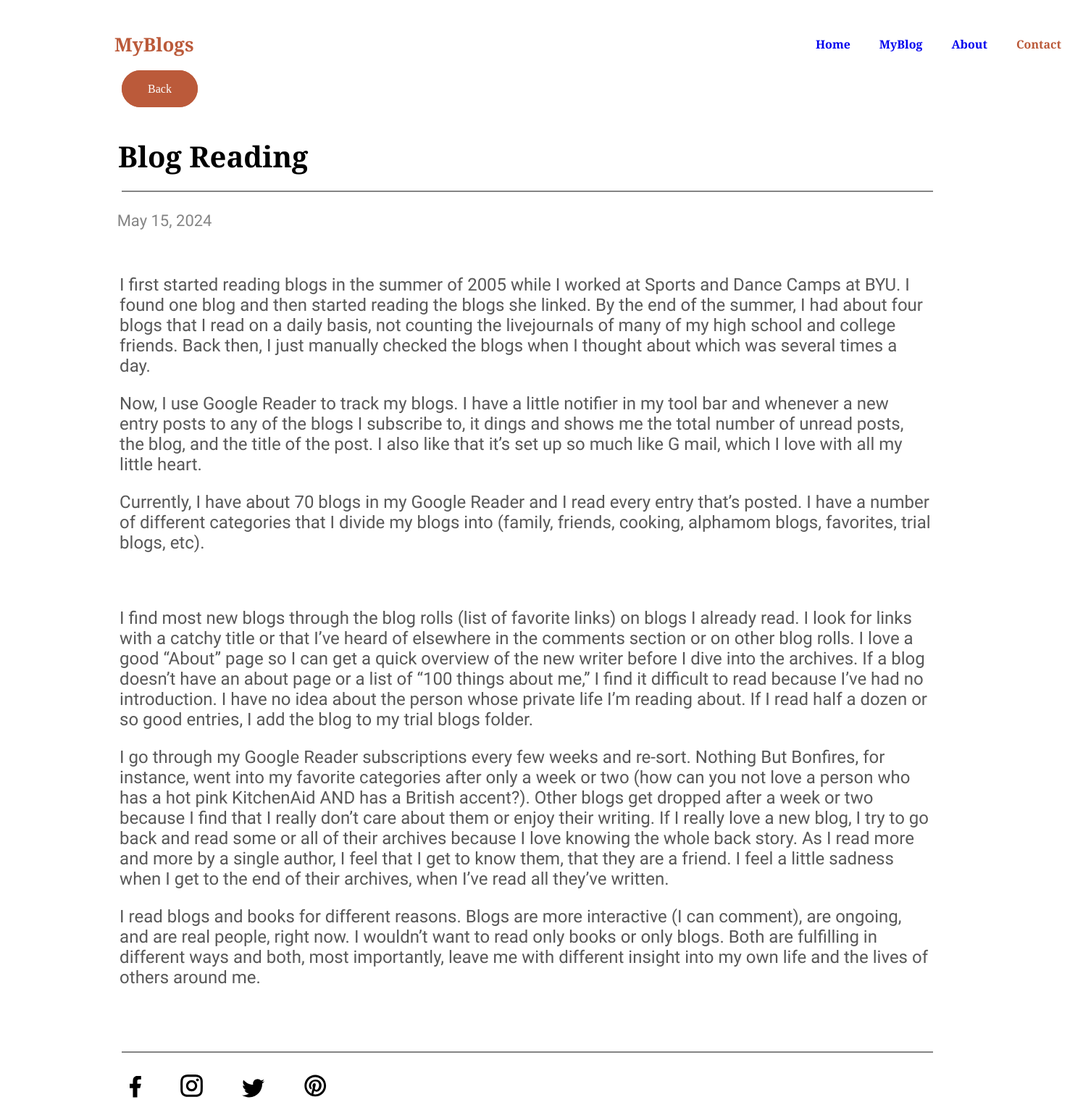
Screenshot of /detail_page/7 with the database file from the repository.
### newblog/models.py (models this page shows, shortened)
class Post(models.Model):
    title = models.CharField(max_length=250)
    slug = models.SlugField(blank=True, null=True)
    image = models.ImageField(upload_to='static/images')
    snippet = models.CharField(max_length=250)
    post_date = models.DateField(auto_now_add=True)
    body = RichTextField()

### newblog/views.py (the view)
# urls.py: path('detail_page/<int:pk>', DetailPageView.as_view(), name='detail_page'),
class DetailPageView(DetailView):
    model = Post
    template_name = "detail_page.html"

### newblog/templates/detail_page.html (shortened to what this page needs)
{% extends "base.html" %}
{% load static %}
{% block content %}
    <a href="{{request.META.HTTP_REFERER}}" class="back">Back</a>
    <div class="detail-page">
      <div class="the-title">
        {{post.title}}
      </div>
      <div class="line-2">
      </div>
      <div class="march-2220232-min">
        {{post.post_date}}
      </div>
      <div class="create-ablog-post-subtitle-that-summarizes-your-post-in-afew-short-punchy-sentences-and-entices-your-audience-to-sed-ut-perspiciatis-unde-omnis-iste-natus-error-sit-voluptatem-accusantium-doloremque-laudantium-totam-rem-aperiam-eaque-ipsa-quae-ab-illo-inventore-veritatis-et-quasi-architecto-beatae-vitae-dicta-sunt-explicabo-nemo-enim-ipsam-voluptatem-quia-voluptas-sit-aspernatur-aut-odit-aut-fugit-sed-quia-consequuntur-magni-dolores-eos-qui-ratione-voluptatem-sequi-nesciunt-neque-porro-quisquam-est-qui-dolorem-ipsum-quia-dolor-sit-amet-consectetur-adipisci-velit-sed-quia-non-numquam-eius-modi-tempora-incidunt-ut-labore-et-dolore-magnam-aliquam-quaerat-voluptatem-ut-enim-ad-minima-veniam-quis-nostrum-exercitationem-ullam-corporis-suscipit-laboriosam-nisi-ut-aliquid-ex-ea-commodi-consequatur-quis-autem-vel-eum-iure-reprehenderit-qui-in-ea-voluptate-velit-esse-quam-nihil-molestiae-consequatur-vel-illum-qui-dolorem-eum-fugiat-quo-voluptas-nulla-pariatur-create-ablog-post-subtitle-that-summarizes-your-post-in-afew-short-punchy-sentences-and-entices-your-audience-to-sed-ut-perspiciatis-unde-omnis-iste-natus-error-sit-voluptatem-accusantium-doloremque-laudantium-totam-rem-aperiam-eaque-ipsa-quae-ab-illo-inventore-veritatis-et-quasi-architecto-beatae-vitae-dicta-sunt-explicabo-nemo-enim-ipsam-voluptatem-quia-voluptas-sit-aspernatur-aut-odit-aut-fugit-sed-quia-consequuntur-magni-dolores-eos-qui-ratione-voluptatem-sequi-nesciunt-neque-porro-quisquam-est-qui-dolorem-ipsum-quia-dolor-sit-amet-consectetur-adipisci-velit-sed-quia-non-numquam-eius-modi-tempora-incidunt-ut-labore-et-dolore-magnam-aliquam-quaerat-voluptatem-ut-enim-ad-minima-veniam-quis-nostrum-exercitationem-ullam-corporis-suscipit-laboriosam-nisi-ut-aliquid-ex-ea-commodi-consequatur-quis-autem-vel-eum-iure-reprehenderit-qui-in-ea-voluptate-velit-esse-quam-nihil-molestiae-consequatur-vel-illum-qui-dolorem-eum-fugiat-quo-voluptas-nulla-pariatur">
        {{post.body|safe}}
      </div>
      <div class="line-3">
      </div>
      <div class="group-11">
        <div class="rifacebook-fill">
          <img class="vector" src="static/vectors/vector_6_x2.svg" />
        </div>
        <div class="riinstagram-line">
          <img class="vector-1" src="static/vectors/vector_2_x2.svg" />
        </div>
        <div class="mditwitter">
          <img class="vector-2" src="static/vectors/vector_1_x2.svg" />
        </div>
        <div class="ripinterest-line">
          <img class="vector-3" src="static/vectors/vector_4_x2.svg" />
        </div>
      </div>
{% endblock content %}

### newblog/templates/base.html (style rules this page uses)
a { text-decoration: none; }

### newblog/templates/detail_page.html (style rules this page uses)
.back { border: 1px solid #BB5A3A; background: #BB5A3A; color: #FFFFFF; padding: 16px 35px; border-radius: 30px; margin-left: 160px; }
.detail-page .the-title { width: 1200px; margin-left: 70px; margin-bottom: 20px; font-family: 'Playfair Display'; font-weight: 700; font-size: 40px; text-transform: capitalize; color: #000000; display: flex; text-align: left; }
.detail-page .line-2 { background: #858585; margin-bottom: 27.5px; width: 1120px; height: 1.5px; }
.detail-page .march-2220232-min { margin: 0 791.9px 38px -210px; display: inline-block; overflow-wrap: break-word; font-family: 'Average Sans'; font-weight: 400; font-size: 22px; color: #858585; }
.detail-page .create-ablog-post-subtitle-that-summarizes-your-post-in-afew-short-punchy-sentences-and-entices-your-audience-to-sed-ut-perspiciatis-unde-omnis-iste-natus-error-sit-voluptatem-accusantium-doloremque-laudantium-totam-rem-aperiam-eaque-ipsa-quae-ab-illo-inventore-veritatis-et-quasi-architecto-beatae-vitae-dicta-sunt-explicabo-nemo-enim-ipsam-voluptatem-quia-voluptas-sit-aspernatur-aut-odit-aut-fugit-sed-quia-consequuntur-magni-dolores-eos-qui-ratione-voluptatem-sequi-nesciunt-neque-porro-quisquam-est-qui-dolorem-ipsum-quia-dolor-sit-amet-consectetur-adipisci-velit-sed-quia-non-numquam-eius-modi-tempora-incidunt-ut-labore-et-dolore-magnam-aliquam-quaerat-voluptatem-ut-enim-ad-minima-veniam-quis-nostrum-exercitationem-ullam-corporis-suscipit-laboriosam-nisi-ut-aliquid-ex-ea-commodi-consequatur-quis-autem-vel-eum-iure-reprehenderit-qui-in-ea-voluptate-velit-esse-quam-nihil-molestiae-consequatur-vel-illum-qui-dolorem-eum-fugiat-quo-voluptas-nulla-pariatur-create-ablog-post-subtitle-that-summarizes-your-post-in-afew-short-punchy-sentences-and-entices-your-audience-to-sed-ut-perspiciatis-unde-omnis-iste-natus-error-sit-voluptatem-accusantium-doloremque-laudantium-totam-rem-aperiam-eaque-ipsa-quae-ab-illo-inventore-veritatis-et-quasi-architecto-beatae-vitae-dicta-sunt-explicabo-nemo-enim-ipsam-voluptatem-quia-voluptas-sit-aspernatur-aut-odit-aut-fugit-sed-quia-consequuntur-magni-dolores-eos-qui-ratione-voluptatem-sequi-nesciunt-neque-porro-quisquam-est-qui-dolorem-ipsum-quia-dolor-sit-amet-consectetur-adipisci-velit-sed-quia-non-numquam-eius-modi-tempora-incidunt-ut-labore-et-dolore-magnam-aliquam-quaerat-voluptatem-ut-enim-ad-minima-veniam-quis-nostrum-exercitationem-ullam-corporis-suscipit-laboriosam-nisi-ut-aliquid-ex-ea-commodi-consequatur-quis-autem-vel-eum-iure-reprehenderit-qui-in-ea-voluptate-velit-esse-quam-nihil-molestiae-consequatur-vel-illum-qui-dolorem-eum-fugiat-quo-voluptas-nulla-pariatur { margin: 0 12.8px 64px 8px; display: inline-block; overflow-wrap: break-word; font-family: 'Average Sans'; font-weight: 400; font-size: 24px; color: #585858; width : 1121px; }
.detail-page .line-3 { background: #858585; margin-bottom: 30.6px; width: 1120px; height: 1.5px; }
.detail-page .vector { width: 16.2px; height: 30.8px; }
.detail-page .rifacebook-fill { margin-top: 1.5px; display: flex; width: 16.2px; height: 30.8px; box-sizing: border-box; }
.detail-page .vector-1 { width: 30.8px; height: 30.8px; }
.detail-page .riinstagram-line { margin-bottom: 1.5px; display: flex; width: 30.8px; height: 30.8px; box-sizing: border-box; }
.detail-page .vector-2 { width: 32.2px; height: 26.2px; }
.detail-page .mditwitter { margin: 6.2px 0 0px 0; display: flex; width: 32.2px; height: 26.2px; box-sizing: border-box; }
.detail-page .vector-3 { width: 30.8px; height: 30.8px; }
.detail-page .ripinterest-line { margin-bottom: 1.5px; display: flex; width: 30.8px; height: 30.8px; box-sizing: border-box; }
.detail-page .group-11 { margin: 0 826.2px 91.6px 0; display: flex; flex-direction: row; justify-content: space-between; width: 272.3px; box-sizing: border-box; }
.detail-page { background: #FFFFFF; display: flex; flex-direction: column; align-items: center; padding-top: 56px; width: 1440px; box-sizing: border-box; }

### rows the page displays
Post: title "Blog Reading", post_date "May 15, 2024", body "I first started reading blogs in the summer of 2005 while I worked at Sports and Dance Camps at BYU. I found one blog and then started reading the blogs she linked. By the end of the summer, I had about four blogs that I read on a daily basis, not counting the livejournals of many of my high school and college friends. Back then, I just manually checked the blogs when I thought about which was several times a day. Now, I use Google Reader to track my blogs. I have a little notifier in my tool bar and whenever a new entry posts to any of the blogs I subscribe to, it dings and shows me the total number of unread posts, the blog, and the title of the post. I also like that it’s set up so much…"
